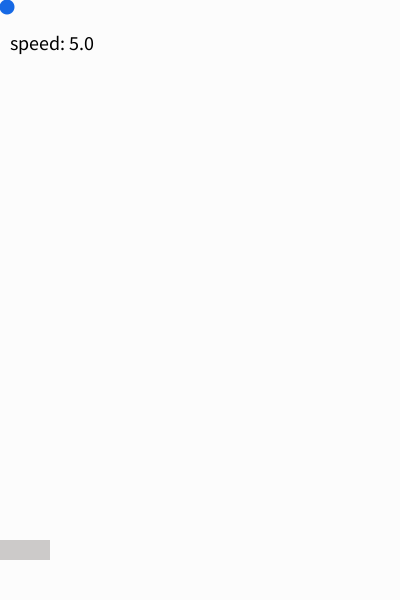
Frame 1 (no input)
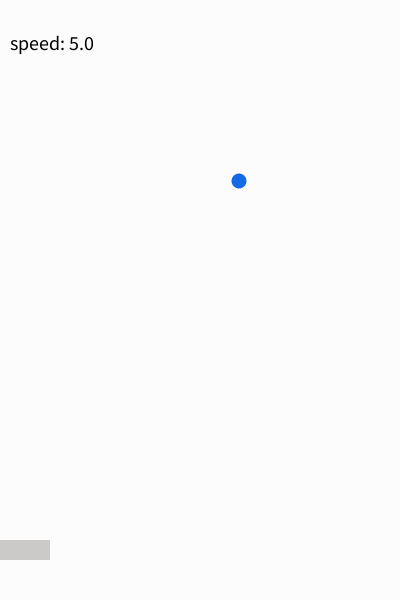
Frame 60 (the mouse pressed at the canvas centre just before this capture)
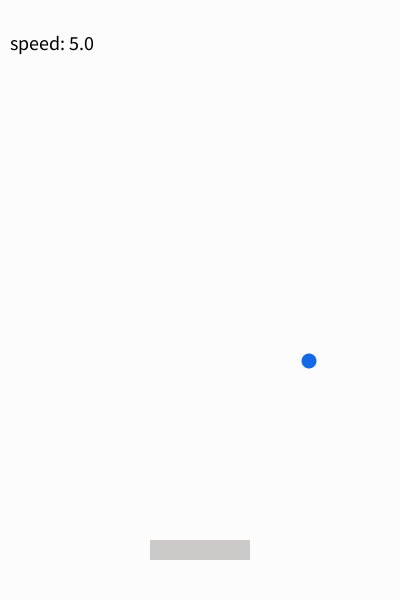
Frame 120 (the mouse held since frame 60 and released just before this capture)

The Processing sketch that drew these frames (run headless with seeded random() and noise(); from frame 60 on, the mouse is pressed at the canvas centre):

// Processing sketch: wallHittingGame
// ── wallHittingGame.pde
float x = 0.0; // 球の初期位置
float y = 0.0; // 球の初期位置
int e = 15; //円のサイズ
int playerW = 100; //playerの幅
int playerH = 20; //playerの高さ
float px = 0; // playerXの位置
float py = 550; // playerYの位置
float v_x = 4; // x速度
float v_y = 3; // y速度

void setup(){
  size(400,600); 
  colorMode(HSB,100); 
  background(99);
}

void draw(){
  px = mouseX;
  // playerに触れたかどうかの判定
  int touch = 0;
  if (abs(x-px)<((e/2)+playerW/2)&&abs(y-py)<((e/2)+playerH/2)){
  touch = 1;
  }else{
    touch = 0;
  }
  
  // gameOverの判定
  int gameOver = 0;
  if(y + e/2 >= 600){
    gameOver = 1;
  }
  
  //右側での反射
  if( x + e/2 >= 400) { //矩形の右側が画面の右端に接触した
    x = 400 - e/2; //壁の位置に移動
    v_x = v_x * (-1); //速度を反対方向にする
  }
  //左側での反射
  if ( x - e/2 <= 0) { //矩形の左側が画面の左端に接触した
    x = 0 + e/2; //壁の位置に移動
    v_x = v_x * (-1); //速度を反対方向にする
  }
  //上側での反射
  if ( y - e/2 <= 0) {
    y = 0 + e/2; //壁の位置に移動
    v_y = v_y * (-1); //速度を反対方向にする
  }

  //playerに触れた時の反射
  if(touch == 1){
    v_x = (v_x + random(0, 1)) * (-1);
    v_y = (v_y + random(0, 1)) * (-1);
  }
  
  //描画
  if(gameOver == 0){
  background(99);
  textSize(20);
  fill(0, 0, 0);
  text("speed: "+sqrt(sq(v_x)+sq(v_y)),10,50);
  noStroke();
  rectMode(CENTER);
  fill(3, 1, 80);
  rect(px,py,playerW,playerH);
  fill(60, 90, 90);
  ellipse(x,y,e,e);
  x = x + v_x; //位置をv_xピクセル移動
  y = y + v_y; //位置をv_yピクセル移動
  }else{
    background(300,80,99);
    fill(3,1,80);
    textSize(50);
    text("game over",100,300);
  }
}
